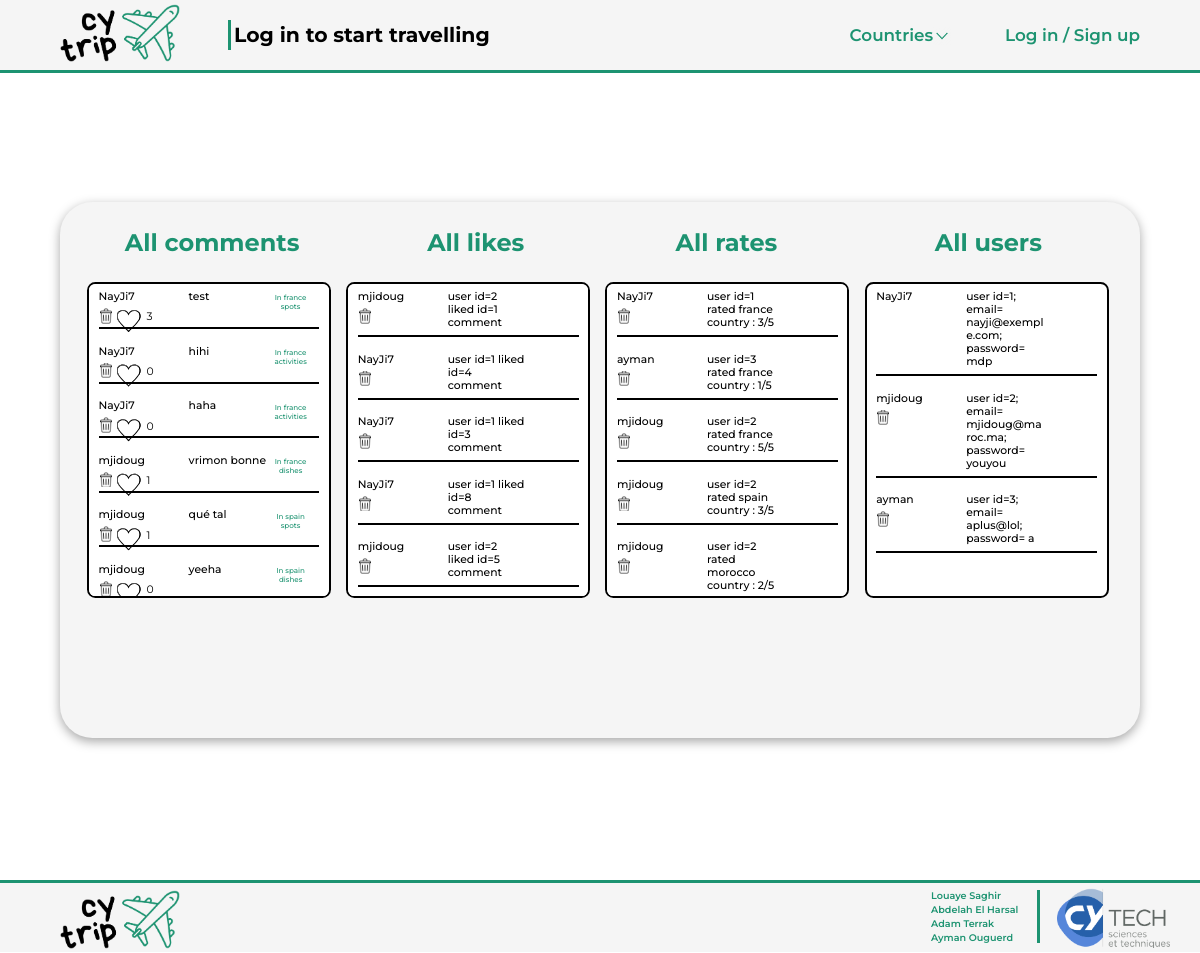
Before: /php/admin.php with the older database file.
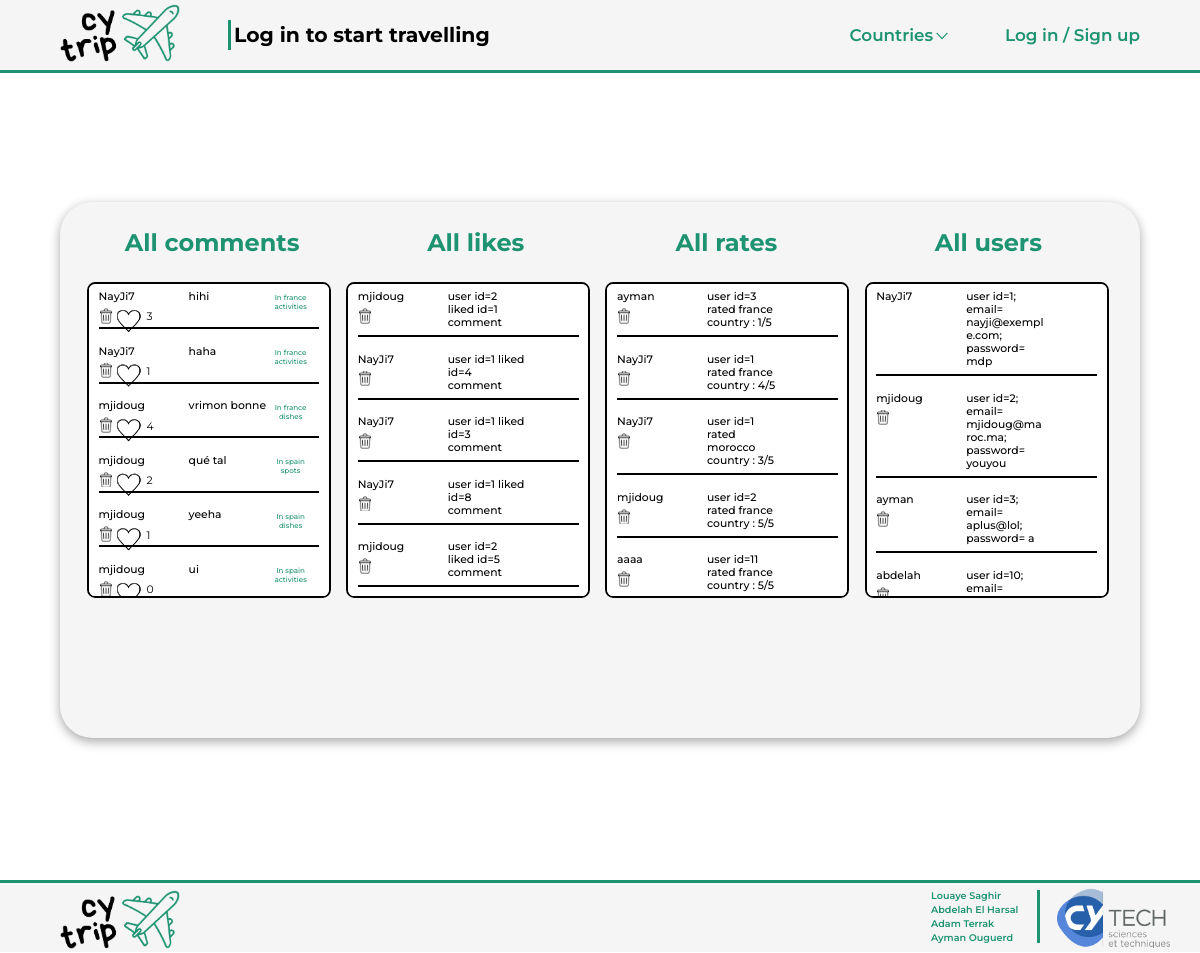
After: the same page with the newer database file.
### tables this page shows
CREATE TABLE `comments` (
  `id` int(11) NOT NULL,
  `sender` varchar(128) NOT NULL,
  `country` varchar(128) NOT NULL,
  `likes` int(255) NOT NULL,
  `category` varchar(128) NOT NULL,
  `content` varchar(500) NOT NULL
);

CREATE TABLE `users` (
  `id` int(11) NOT NULL,
  `user_name` varchar(128) NOT NULL,
  `user_email` varchar(256) NOT NULL,
  `user_password` varchar(256) NOT NULL
);

CREATE TABLE `likes` (
  `user_id` int(11) NOT NULL,
  `comment_id` int(11) NOT NULL
);

CREATE TABLE `ratings` (
  `liker_id` int(11) NOT NULL,
  `country` varchar(128) NOT NULL,
  `grade` int(5) NOT NULL
);

### php/admin.php (the view, shortened to what this page needs)
<?php
    require_once(__DIR__."/sqlconfig.php");
    $userstatement = $mysqlClient->prepare('SELECT * FROM comments');
    $userstatement->execute();
    $users = $userstatement->fetchAll();
    $commentstatement = $mysqlClient->prepare('SELECT * FROM comments');
    $commentstatement->execute();
    $comments = $commentstatement->fetchAll();
    $likestatement = $mysqlClient->prepare('SELECT * FROM likes');
    $likestatement->execute();
    $likes = $likestatement->fetchAll();
    $ratingstatement = $mysqlClient->prepare('SELECT * FROM ratings');
    $ratingstatement->execute();
    $ratings = $ratingstatement->fetchAll();
?>
<!DOCTYPE html>
<html>
<head>
    <link rel="stylesheet" type="text/css" href="/style/style.css">
    <link rel="stylesheet" type="text/css" href="/style/header_footer.css">
    <link rel="stylesheet" type="text/css" href="/style/admin.css">
</head>
    <body>
    <?php
    require_once(__DIR__ . "/header.php");
?>
        <main>
            <div class="container">
                <h1 id="allcoms">All comments</h1>
<div class="blog">
    <?php foreach ($comments as $comment) :?>
        <div class="onecom">
            <div class="pseudlike">
                <span id="who"><?php echo $comment['sender'];?></span>
                <form action="comments.php" method="post">
                    <button class="btndel <?php echo $comment['category'];?>" type="submit" name="delcom<?php echo $comment['category']; ?>" value="<?php echo $comment['id'];?>"> <img src="../source/trash.png" alt="trash"> </button>
                </form>
                <button class="empty"></button>
                <span class="likenb"><?php echo $comment['likes'];?></span>
            </div>
            <span id="com"><?php echo $comment['content'];?></span>
            <span id="loc">
                <a href="<?php echo $comment['country'].".php"."#hubtitle"; ?>">
                    <?php echo "In ".$comment['country']." ".$comment['category'];?>
                </a>
            </span>
        </div>
    <?php endforeach?>
</div>
<h1 id="alllikes">All likes</h1>
<div class="bloglikes">
    <?php foreach ($likes as $like) :?>
        <div class="onecom">
            <div class="pseudlike">
                <span id="who">
                    <?php foreach($users as $user) {
                        if ($user['id'] == $like['user_id']){
                            echo $user['user_name'];
                        }
                    }
                    ?>
                </span>
                <form action="like.php" method="post">
                    <button class="btndel" type="submit" name="dellike" value="<?php echo $like['user_id'].'_'.$like['comment_id'];?>"> <img src="../source/trash.png" alt="trash"> </button>
                </form>
            </div>
            <span id="com">
                <?php
                    echo "user id=".$like['user_id']." liked id=".$like["comment_id"]." comment";
                ?>
            </span>
        </div>
    <?php endforeach?>
</div>
<h1 id="allrates">All rates</h1>
<div class="blogrates">
    <?php foreach ($ratings as $rating) :?>
        <div class="onecom">
            <div class="pseudlike">
                <span id="who">
                    <?php foreach($users as $user) {
                        if ($user['id'] == $rating['liker_id']){
                            echo $user['user_name'];
                        }
                    }
                    ?>
                </span>
                <form action="like.php" method="post">
                    <button class="btndel" type="submit" name="delrate" value="<?php echo $rating['liker_id'].'_'.$rating['country'];?>"> <img src="../source/trash.png" alt="trash"> </button>
                </form>
            </div>
            <span id="com">
                <?php
                    echo "user id=".$rating['liker_id']." rated ".$rating["country"]." country : ".$rating['grade']."/5";
                ?>
            </span>
        </div>
    <?php endforeach?>
</div>
<h1 id="allusers">All users</h1>
<div class="blogusers">
    <?php foreach ($users as $user) :?>
        <div class="onecom">
            <div class="pseudlike">
                <span id="who">
                    <?php echo $user['user_name'];?>
                </span>
                <?php if($user['id'] != 1): ?>
                    <form action="like.php" method="post">
                        <button class="btndel" type="submit" name="deluser" value="<?php echo $user['id']?>"> <img src="../source/trash.png" alt="trash"> </button>
                    </form>
                <?php endif;?>
            </div>
            <span id="com">
                <?php
                    echo "user id=".$user['id']."; email= ".$user['user_email']."; password= ".$user["user_password"];
                ?>
            </span>
        </div>
    <?php endforeach?>
</div>
            </div>
        </main>
<?php
    require_once(__DIR__."/footer.php");
?>
    </body>
</html>

### php/header.php (shortened to what this page needs)
<header>
    <?php
        require_once(__DIR__."/sqlconfig.php");
        $userstatement = $mysqlClient->prepare('SELECT * FROM users');
        $userstatement->execute();
        $users = $userstatement->fetchAll();
    ?>
    <a href="/index.php"><img id="logoheader" src="../source/icon.png" alt="icon"></a>
    <div id="bar"></div>
    <?php if (isset($_SESSION['user']['user_name'])) : ?>
        <h2>Welcome <?php echo $_SESSION['user']['user_name']?></h2>
    <?php else :?>
        <h2>Log in to start travelling</h2>
    <?php endif?>
    <nav>
        <button id="btncountries">Countries <img id="openicon" src="../source/openicon.png" alt="openicon"></button>
        <?php if (isset($_SESSION['user']['user_name'])) :?>
            <a href="/php/profile.php">Your profile</a>
        <?php else :?>
            <a href="/php/login_signup.php">Log in / Sign up</a>
        <?php endif?>
    </nav>
</header>

### php/footer.php
<footer>
    <a href="/index.php" id="firsta">
        <img id="logofooter" src="/source/icon.png" alt="icon">
    </a>
    <div class="names">
        <a target="_blank" href="mailto:saghirloua@cy-tech.fr" id="nametext" type="us">Louaye Saghir</a>
        <a target="_blank" href="mailto:abdelah.elharsal@gmail.com" id="nametext" type="us">Abdelah El Harsal</a>
        <a target="_blank" href="mailto:e.aterrak@gmail.com" id="nametext" type="us">Adam Terrak</a>
        <a target="_blank" href="mailto:aymanouguerd@gmail.com" id="nametext" type="us">Ayman Ouguerd</a>
    </div>
    <a target="_blank" href="https://cytech.cyu.fr">
        <img id="cylogo" src="/source/cytech.png" alt="">
    </a>
</footer>

### style/style.css (style rules this page uses)
* { margin: 0; padding: 0; font-family: "Montserrat", sans-serif; }
body { position: relative; display: flex; flex-direction: column; }
main { position: relative; top: 5.8vw; min-height: 100vh; }

### style/header_footer.css (style rules this page uses)
header { position: fixed; display: flex; align-items: center; justify-content: space-between; flex-direction: row; width: 100%; height: 5.8vw; border-bottom: solid rgb(29, 147, 113) 3px; overflow: hidden; z-index: 6; background-color: whitesmoke; transition : transform 1s ease; overflow: visible; }
header h2 { position: absolute; text-align: left; width: 50%; top: 49%; left: 44%; margin-left: 0.5vw; transform: translate(-50%, -50%); font-size: 1.7vw; white-space: nowrap; overflow: hidden; text-overflow: ellipsis; }
header a { margin: 0.5vw 0.8vw 0.8vw 5vw; width: 10vw; height: 4.9vw; }
#bar { position: absolute; width: 0.25vw; height: 2.5vw; background-color: rgb(29, 147, 113); left: 19%; }
#logoheader { width: 10vw; height: auto; }
nav button, nav a { text-decoration: none; color: rgb(29, 147, 113); font-size: 1.4vw; cursor: pointer; margin: 2.1vw 5vw 0.8vw 0.8vw; font-weight: 600; background-color: whitesmoke; border: none; }
#openicon { position: absolute; width: 1.5vw; top: 10%; left: 100%; transition: transform 1s ease; }
#btncountries { position: absolute; left: 70%; bottom: 21%; }
footer { background-color: whitesmoke; z-index: 6; width: 100%; position: absolute; top: 110%; border-top: solid rgb(29, 147, 113) 3px; display: flex; flex-direction: row; justify-content: space-between; text-align: center; }
#firsta { margin-left: 5vw; margin-top: 0.6vw; width: 10vw; height: 4.9vw; }
#logofooter { width: 10vw; height: auto; }
.names { display: flex; flex-direction: column; width: 8vw; height: fit-content; gap: 0.25vw; font-size: 1vw; margin-top: 0.6vw; position: relative; left: 30.7%; border-right: solid rgb(29, 147, 113) 3px; padding-right: 0.85%; }
#nametext { position: relative; width: fit-content; }
.names a { text-decoration: none; color: rgb(29, 147, 113); font-size: 0.8vw; cursor: pointer; font-weight: 600; background-color: whitesmoke; border: none; }
#cylogo { height: 5vw; margin-top: 0.4vw; margin-right: 2.5vw; }

Changed rows visible on the page:
removed comments: sender "NayJi7", likes "3", content "test", country "france", category "spots"
removed ratings: liker "1", country "france", grade "3", users (user_name "NayJi7")
removed ratings: liker "2", country "spain", grade "3", users (user_name "mjidoug")
removed ratings: liker "2", country "morocco", grade "2", users (user_name "mjidoug")
changed comments "hihi": likes "0" → "3"
changed comments "haha": likes "0" → "1"
changed comments "vrimon bonne": likes "1" → "4"
changed comments "qué tal": likes "1" → "2"
changed comments "yeeha": likes "0" → "1"
now on this page (row unchanged): comments: sender "mjidoug", likes "0", content "ui", country "spain", category "activities"
added ratings: liker "1", country "france", grade "4", users (user_name "NayJi7")
added ratings: liker "1", country "morocco", grade "3", users (user_name "NayJi7")
added ratings: liker "11", country "france", grade "5"
added users: user_name "aaaa", shown under "11"
added users: user_name "abdelah", id "10", shown under "All users"
